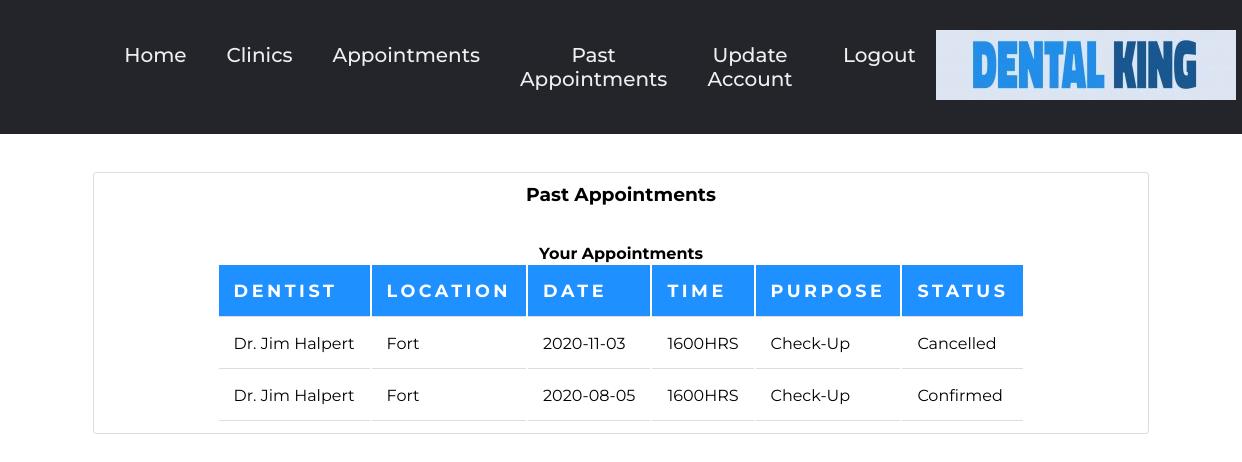
The page /pastappointments.php (signed in) on the database its author committed.
### tables this page shows
CREATE TABLE `appointment` (
  `location` varchar(32) NOT NULL,
  `date` date NOT NULL,
  `time` int(4) NOT NULL,
  `reason` varchar(50) NOT NULL,
  `dname` varchar(32) NOT NULL,
  `uname` varchar(32) NOT NULL,
  `appt_id` int(10) NOT NULL,
  `status` set('Pending','Confirmed','Cancelled','Rejected') NOT NULL DEFAULT 'Pending'
);

CREATE TABLE `dentist` (
  `username` varchar(32) NOT NULL,
  `name` varchar(50) NOT NULL,
  `phone` bigint(10) NOT NULL,
  `age` int(3) NOT NULL,
  `sex` set('M','F') NOT NULL,
  `d_type` set('General','Orthodontist') NOT NULL,
  `location` varchar(32) NOT NULL
);

### pastappointments.php (the view, shortened to what this page needs)
<?php
    $db=mysqli_connect('localhost','root','','dcms') or die("could not connect to database");
?>
<!DOCTYPE HTML>
<html>
<head><title>Past Appointments</title>
<link rel="stylesheet" href="styles.css">
<link href="style10.css" type="text/css"rel="stylesheet"/>
</head>
<body>
  <center>
  <?php require_once("header.php");?>
    <div class="content-section" style="width:85%">
    <h3>Past Appointments</h3><br><br>
    <?php
        if($_SESSION['role'] == 'patient') {
            $query = "SELECT * FROM appointment WHERE uname='".$_SESSION['username']."'";
            $result = mysqli_query($db, $query);
            if($result == false || mysqli_num_rows($result) == 0)
            echo "<h4>No appointments to show</h4>";
            else
            {
                echo "<h4>Your Appointments</h4>";
                echo "<table><tr><th>Dentist</th><th>Location</th><th>Date</th><th>Time</th><th>Purpose</th><th>Status</th></tr>";
                while($row = mysqli_fetch_assoc($result))
                {
                    if(date('Y-m-d') > $row['date'])
                    {
                        $query2 = "SELECT name FROM dentist WHERE username = '".$row['dname']."' LIMIT 1";
                        $dentist_name = mysqli_query($db, $query2);
                        $row2 = mysqli_fetch_assoc($dentist_name);
                        echo "<tr><td>Dr. ".$row2['name']."</td><td>".$row['location']."</td><td>".$row['date']."</td>";
                        echo "<td>".$row['time']."HRS</td><td>".$row['reason']."</td><td>".$row['status']."</td></tr>";
                    }
                }
            }
        }
    ?>
    </div>
</body>
</html>

### styles.css (style rules this page uses)
* { box-sizing: border-box; margin: 0; padding: 0; text-decoration:none; }
th, td { padding: 15px; text-align: left; text-decoration:none; border-bottom: 1px solid #ddd; }
th { background-color: dodgerblue; color: white; }

### style10.css (style rules this page uses)
* { margin: 0; padding: 0; box-sizing: border-box; font-family: 'Lucida Sans', 'Lucida Sans Regular', 'Lucida Grande', 'Lucida Sans Unicode', Geneva, Verdana, sans-serif ; font-family: "Montserrat", sans-serif; }
.content-section { background: #ffffff; padding: 10px 20px; border: 1px solid #dddddd; border-radius: 3px; margin-bottom: 20px; }
th, td { padding: 15px; text-align: left; font-family: "Montserrat", sans-serif; border-bottom: 1px solid #ddd; }
th { font-family: "Montserrat", sans-serif; font-size: 1.1rem; text-transform: uppercase; color: white; letter-spacing: .2em; background-color: dodgerblue ; }

### rows shown on the page
appointment: dentist.name "Jim Halpert", location "Fort", date "2020-11-03", time "1600", reason "Check-Up", status "Cancelled"
appointment: dentist.name "Jim Halpert", location "Fort", date "2020-08-05", time "1600", reason "Check-Up", status "Confirmed"
